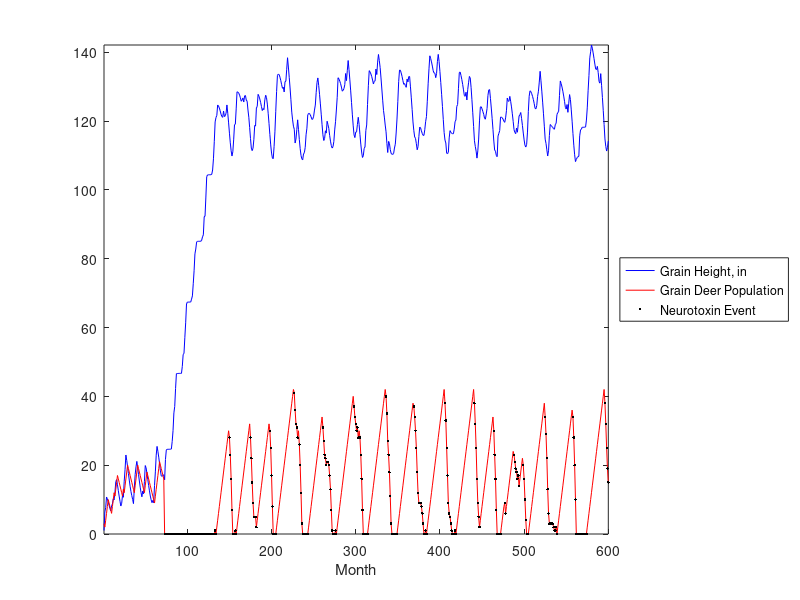
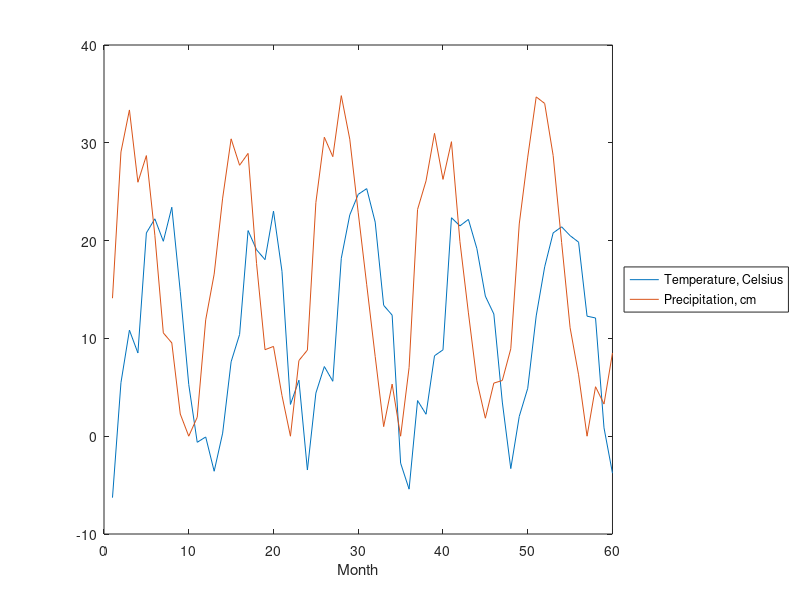

Write the MATLAB code that produced these figures, in order.
load('GrainDeerData.txt')

month = GrainDeerData(:,1);
numYears = GrainDeerData(end,2) - GrainDeerData(1,2);
year = [1:12:12*numYears + 1];
year = repmat(year, 12, 1);
year = reshape(year, [], 1);
month = month + year;
Temperature = GrainDeerData(:,3);
Precipitation = GrainDeerData(:,4);
GrainHeight = GrainDeerData(:,5)./2.54;
GrainDeer = GrainDeerData(:,6);
Neurotoxin = logical(GrainDeerData(:,7));

neuroMonth = month(Neurotoxin);
neuroDeer = GrainDeer(Neurotoxin);

figure
plot(month,GrainHeight,'b-')
hold on
plot(month,GrainDeer,'r-')
plot(neuroMonth,neuroDeer,'k.')
xlabel('Month')
%legend('Temperature, Celsius', 'Precipitation, cm', 'Grain Height, cm', 'Grain Deer Population', 'Neurotoxin')
legend('Grain Height, in', 'Grain Deer Population', 'Neurotoxin Event')
legend('location', 'eastoutside')
axis([-inf,inf,0,inf])
hold off

figure
plot(month(1:60),Temperature(1:60))
hold on
plot(month(1:60),Precipitation(1:60))
xlabel('Month')
legend('Temperature, Celsius', 'Precipitation, cm')
legend('location', 'eastoutside')
hold off